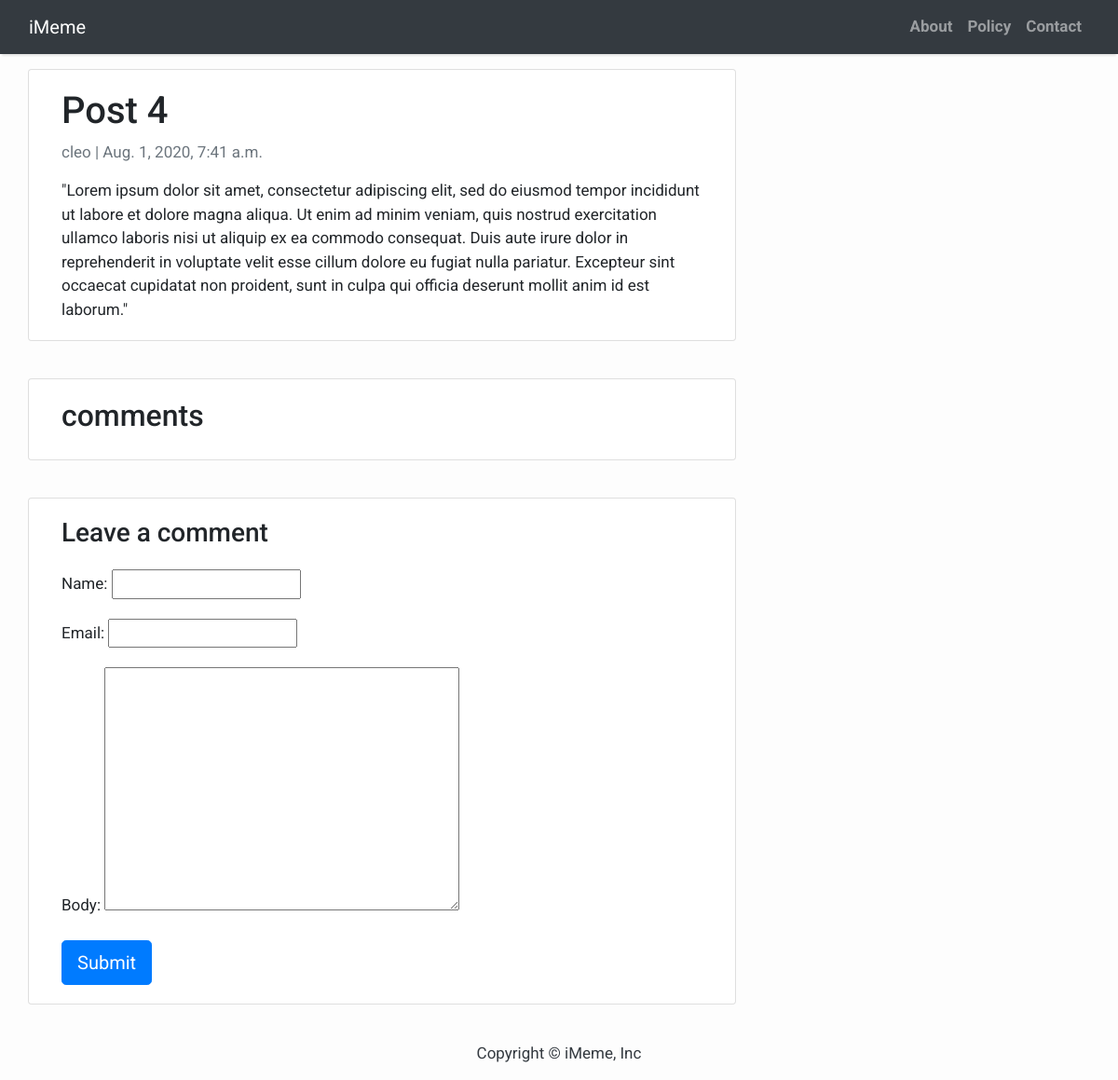
Page /post-4/ on the earlier database version.
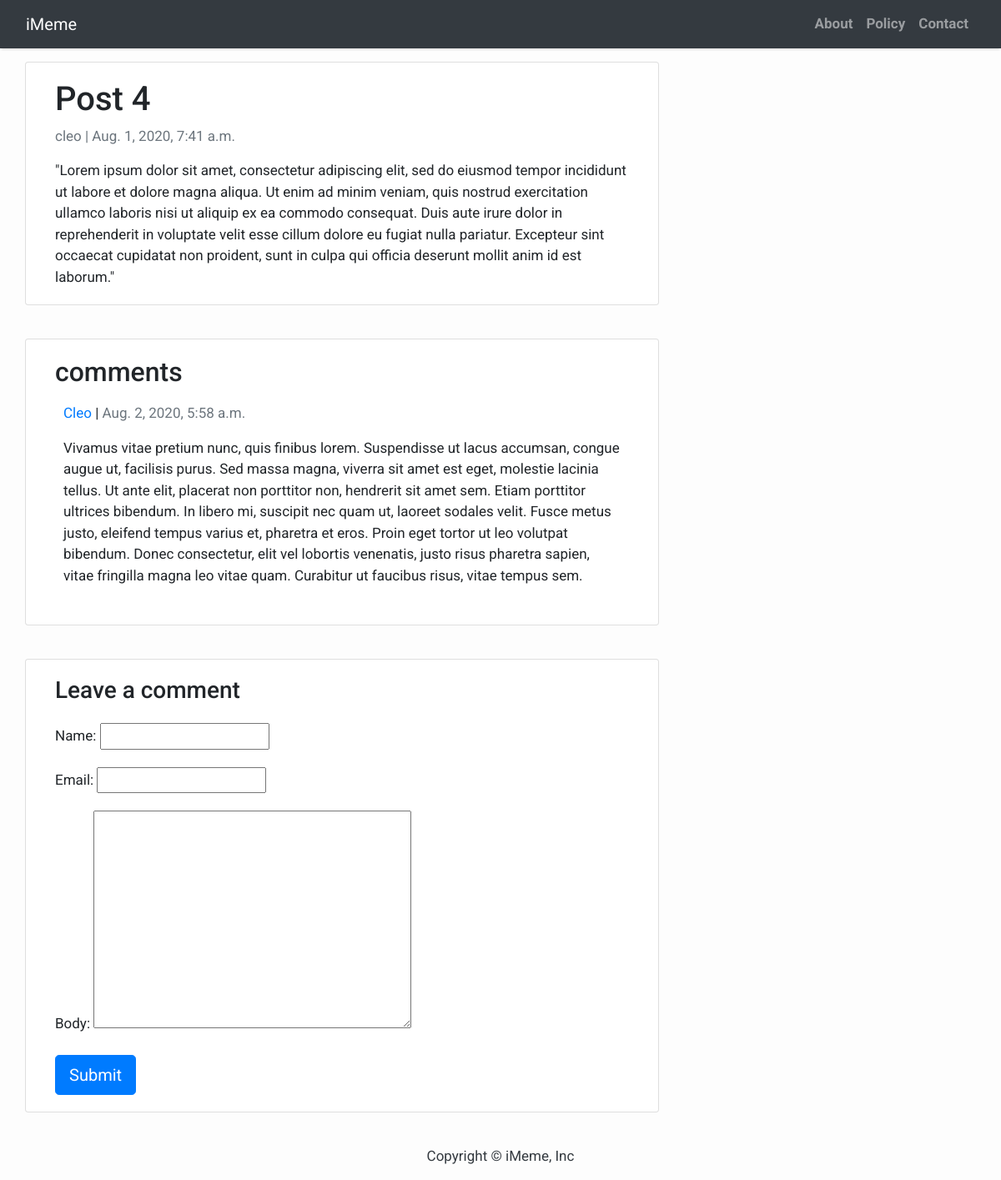
Same page on the later database version.
### iblog/models.py (models this page shows, shortened)
class Comment(models.Model):
	post = models.ForeignKey(Post, on_delete=models.CASCADE, related_name='comments')
	name = models.CharField(max_length=80)
	email = models.EmailField()
	body = models.TextField()
	created_on = models.DateTimeField(auto_now_add=True)
	active = models.BooleanField(default=False)
	class Meta:
		ordering = ['-created_on']

### iblog/views.py (the view)
# urls.py: path('<slug:slug>/', views.post_detail, name='post_detail'),
def post_detail(request, slug):
	template_name = 'post_detail.html'
	post = get_object_or_404(Post, slug=slug)
	comments = post.comments.filter(active=True)
	new_comment = None
	if request.method == 'POST':
		comment_form = CommentForm(data=request.POST)
		if comment_form.is_valid():
			new_comment = comment_form.save(commit=False)
			new_comment.post = post
			new_comment.save()
	else:
		comment_form = CommentForm()
	context = {'post':post, 'comments':comments, 'new_comment':new_comment, 'comment_form':comment_form}
	return render(request, template_name, context)

### iblog/forms.py
class CommentForm(forms.ModelForm):
	class Meta:
		model = Comment
		fields = ('name', 'email', 'body')

### templates/post_detail.html (shortened to what this page needs)
{% extends 'base.html' %}
{% block content %}
<div class="container" style="border-radius: 10px;">
  <div class="row">
    <div class="col-md-8 card mb-4  mt-3 left  top">
      <div class="card-body">
        <h1>{% block title %} {{ post.title }} {% endblock title %}</h1>
        <p class=" text-muted">{{ post.author }} | {{ post.created_on }}</p>
        <p class="card-text ">{{ post.content | safe }}</p>
      </div>
    </div>
    <div class="col-md-8 card mb-4  mt-3">
      <div class="card-body">
        <h2>{{ comments.counts }} comments</h2>
          {% for comment in comments %}
            <div class="comments" style="padding: 10px;">
              <p>
                <a href="#">{{ comment.name }}</a> |
                <span class="text-muted font-weight-normal">
                  {{ comment.created_on }}
                </span>
              </p>
              {{ comment.body | linebreaks }}
            </div>
          {% endfor %}
      </div>
    </div>
    <div class="col-md-8 card mb-4  mt-3">
      <div class="card-body">
        {% if new_comment %}
        <div class="alert alert-success" role="alert">
          Your comment is awaiting moderation
        </div>
        {% else %}
        <h3>Leave a comment</h3>
        <form method="post" style="margin-top: 1.3em;">
          {{ comment_form.as_p }}
          <button type="submit" class="btn btn-primary btn-lg">Submit</button>
        </form>
        {% endif %}
      </div>
    </div>
  </div>
</div>
{% endblock content %}

Differences in the rows shown:
added Comment: name "Cleo", created_on "Aug. 2, 2020, 5:58 a.m.", body "Vivamus vitae pretium nunc, quis finibus lorem. Suspendisse ut lacus accumsan, congue augue ut, facilisis purus. Sed massa magna, viverra sit amet est eget, molestie lacinia tellus. Ut ante elit, placerat non porttitor non, hendrerit sit amet sem. Etiam porttitor ultrices bibendum. In libero mi, suscipit nec quam ut, laoreet sodales velit. Fusce metus justo, eleifend tempus varius et, pharetra et eros. Proin eget tortor ut leo volutpat bibendum. Donec consectetur, elit vel lobortis venenatis, justo risus pharetra sapien, vitae fringilla magna leo vitae quam. Curabitur ut faucibus risus, vitae tempus sem."
